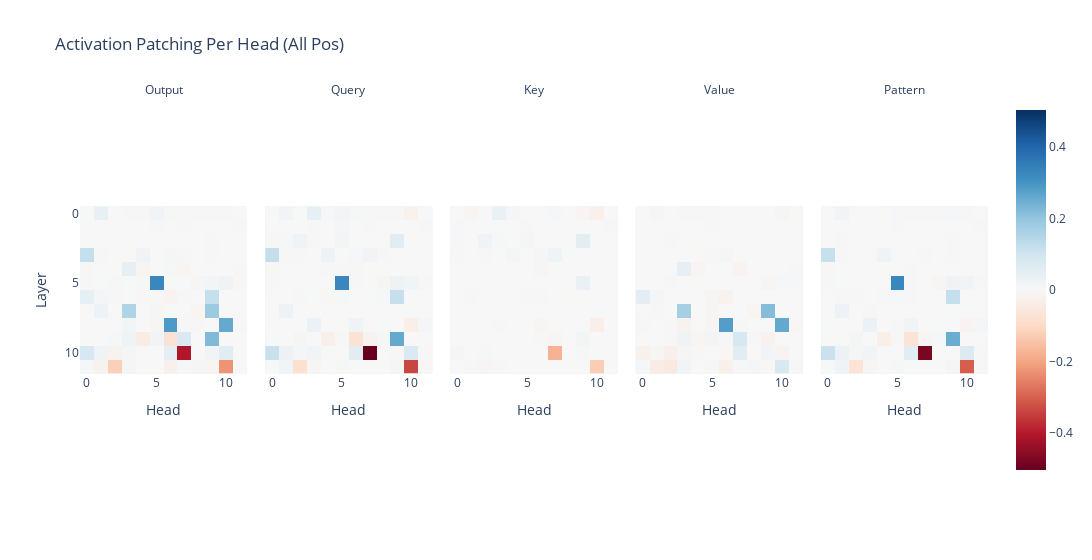

Here is the notebook cell this chart was saved with:
### Markdown cell above
# 6. Decomposing heads

Decomposing attention layers into patching in individual heads has already helped us localize the behaviour a lot. But we can understand it further by decomposing heads. An attention head consists of two semi-independent operations - calculating where to move information from and to (represented by the attention pattern and implemented via the QK-circuit) and calculating what information to move (represented by the value vectors and implemented by the OV circuit). We can disentangle which of these is important by patching in just the attention pattern or the value vectors.

Rather than just patching on head output, it patches on:

- output, equivalent to patching the value the head writes to the residual stream
- queries, without changing the key or value vectors
- keys, without changing the query or value vectors
- values, without changing the query or key vectors
- attention patterns

The plot below shows at least three different groups of heads:

- earlier heads (3.0, 5.5, 6.9): matter only in relation to their query vectors and attention patterns.
- middle heads (7.3, 7.9, 8.6, 8.10): matter only in relation to their value vectors.
- later heads (9.9, 10.0): matter because of their query vectors, which improve the logit difference

### Code cell
act_patch_attn_head_all_pos_every = patching.get_act_patch_attn_head_all_pos_every(
    model, corrupted_tokens, clean_cache, ioi_metric
)

imshow(
    act_patch_attn_head_all_pos_every,
    facet_col=0,
    facet_labels=['Output', 'Query', 'Key', 'Value', 'Pattern'],
    title='Activation Patching Per Head (All Pos)',
    labels={'x': 'Head', 'y': 'Layer'},
    width=1200,
)

### Figure 1 — Plotly figure (JSON) as saved in the notebook; plotly's stock layout.template omitted (floating-point values rounded to 4 significant figures; data arrays with more than 128 entries replaced by an {"elided": "..."} marker saying what was removed)
{"data": [{"coloraxis": "coloraxis", "hovertemplate": "Head: %{x}<br>Layer: %{y}<br>color: %{z}<extra></extra>", "name": "0", "type": "heatmap", "xaxis": "x", "yaxis": "y", "z": {"elided": "12x12 float values"}}, {"coloraxis": "coloraxis", "hovertemplate": "Head: %{x}<br>Layer: %{y}<br>color: %{z}<extra></extra>", "name": "1", "type": "heatmap", "xaxis": "x2", "yaxis": "y2", "z": {"elided": "12x12 float values"}}, {"coloraxis": "coloraxis", "hovertemplate": "Head: %{x}<br>Layer: %{y}<br>color: %{z}<extra></extra>", "name": "2", "type": "heatmap", "xaxis": "x3", "yaxis": "y3", "z": {"elided": "12x12 float values"}}, {"coloraxis": "coloraxis", "hovertemplate": "Head: %{x}<br>Layer: %{y}<br>color: %{z}<extra></extra>", "name": "3", "type": "heatmap", "xaxis": "x4", "yaxis": "y4", "z": {"elided": "12x12 float values"}}, {"coloraxis": "coloraxis", "hovertemplate": "Head: %{x}<br>Layer: %{y}<br>color: %{z}<extra></extra>", "name": "4", "type": "heatmap", "xaxis": "x5", "yaxis": "y5", "z": {"elided": "12x12 float values"}}], "layout": {"annotations": [{"font": {}, "showarrow": false, "text": "Output", "x": 0.092, "xanchor": "center", "xref": "paper", "y": 1, "yanchor": "bottom", "yref": "paper"}, {"font": {}, "showarrow": false, "text": "Query", "x": 0.296, "xanchor": "center", "xref": "paper", "y": 1, "yanchor": "bottom", "yref": "paper"}, {"font": {}, "showarrow": false, "text": "Key", "x": 0.5, "xanchor": "center", "xref": "paper", "y": 1, "yanchor": "bottom", "yref": "paper"}, {"font": {}, "showarrow": false, "text": "Value", "x": 0.704, "xanchor": "center", "xref": "paper", "y": 1, "yanchor": "bottom", "yref": "paper"}, {"font": {}, "showarrow": false, "text": "Pattern", "x": 0.908, "xanchor": "center", "xref": "paper", "y": 1, "yanchor": "bottom", "yref": "paper"}], "coloraxis": {"cmid": 0, "colorscale": [[0, "rgb(103,0,31)"], [0.1, "rgb(178,24,43)"], [0.2, "rgb(214,96,77)"], [0.3, "rgb(244,165,130)"], [0.4, "rgb(253,219,199)"], [0.5, "rgb(247,247,247)"], [0.6, "rgb(209,229,240)"], [0.7, "rgb(146,197,222)"], [0.8, "rgb(67,147,195)"], [0.9, "rgb(33,102,172)"], [1, "rgb(5,48,97)"]]}, "title": {"text": "Activation Patching Per Head (All Pos)"}, "width": 1200, "xaxis": {"anchor": "y", "constrain": "domain", "domain": [0, 0.184], "scaleanchor": "y", "title": {"text": "Head"}}, "xaxis2": {"anchor": "y2", "domain": [0.204, 0.388], "matches": "x", "title": {"text": "Head"}}, "xaxis3": {"anchor": "y3", "domain": [0.408, 0.592], "matches": "x", "title": {"text": "Head"}}, "xaxis4": {"anchor": "y4", "domain": [0.612, 0.796], "matches": "x", "title": {"text": "Head"}}, "xaxis5": {"anchor": "y5", "domain": [0.816, 1], "matches": "x", "title": {"text": "Head"}}, "yaxis": {"anchor": "x", "autorange": "reversed", "constrain": "domain", "domain": [0, 1], "title": {"text": "Layer"}}, "yaxis2": {"anchor": "x2", "domain": [0, 1], "matches": "y", "showticklabels": false}, "yaxis3": {"anchor": "x3", "domain": [0, 1], "matches": "y", "showticklabels": false}, "yaxis4": {"anchor": "x4", "domain": [0, 1], "matches": "y", "showticklabels": false}, "yaxis5": {"anchor": "x5", "domain": [0, 1], "matches": "y", "showticklabels": false}}}
